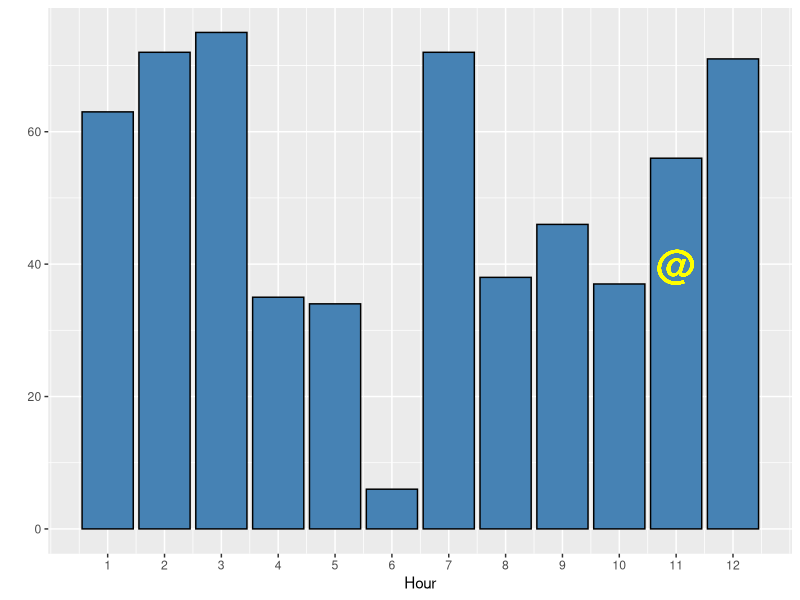

Write the R code that produced this figure.
## Title: Rebuses
## Date: 2-18-2015
## File: Rebuses.r
## Author(s): Myfanwy Johnston
## Purpose: To store all the rebus objects

# current limitations: have to source this before you rebus() will work.


library(ggplot2)
Hour <- seq(1:12)
y <- sample(0:100, 12, rep=TRUE)
df <- as.data.frame(cbind(Hour, y))

## build plot

Hour <- seq(1:12)
y <- sample(0:100, 12, rep=TRUE)
df <- as.data.frame(cbind(Hour, y))
ggplot(df, aes(Hour,y)) + 
  geom_bar(stat = 'identity', fill = "steelblue", colour = "black") + 
  scale_x_continuous(breaks = seq(1,12, by=1)) + 
  geom_text(data = NULL, x = 11, y = 40, label = "@", color = "yellow", size = 10) + 
  ylab(" ")
